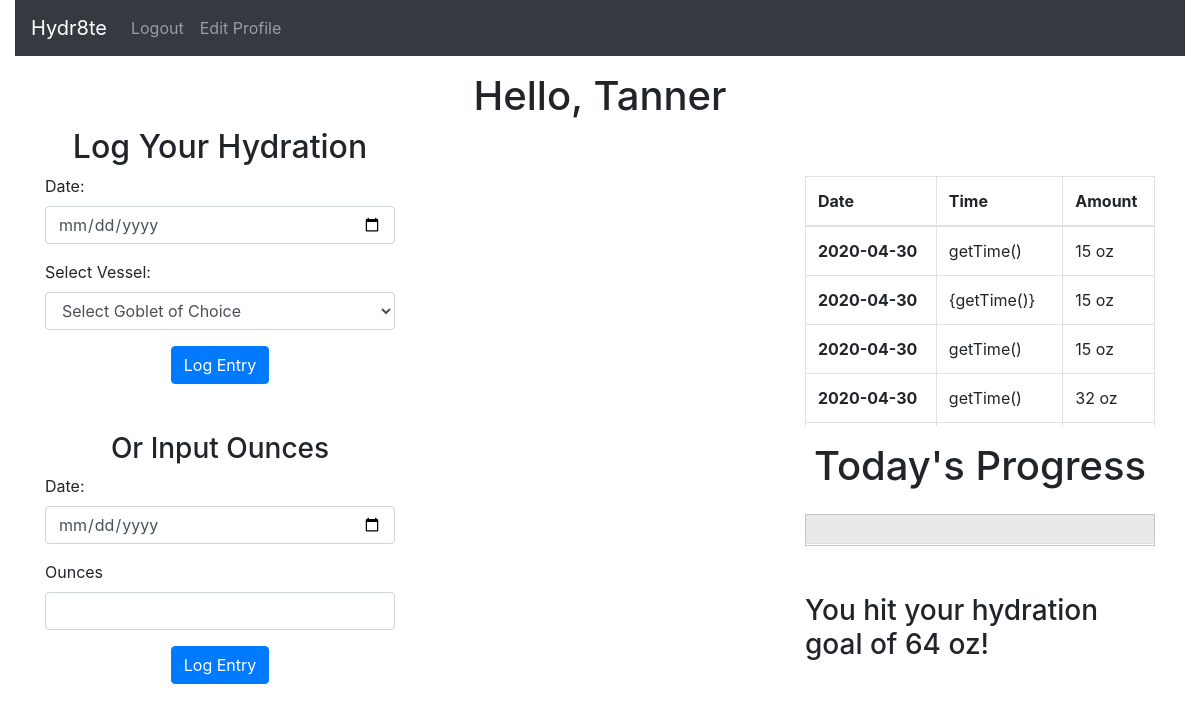
Page /home (signed in) on the committed database.
### app.py (models this page shows, shortened)
class User(db.Model):
    __tablename__ = "users"
    id = db.Column(db.Integer, primary_key=True)
    first_name = db.Column(db.String(255))
    last_name = db.Column(db.String(255))
    email = db.Column(db.String(255))
    password = db.Column(db.String(255))
    created_at = db.Column(db.DateTime, server_default=func.now())
    updated_at = db.Column(db.DateTime, server_default=func.now(), onupdate=func.now())

class Entry(db.Model):
    __tablename__ = "entries"
    id = db.Column(db.Integer, primary_key=True)
    amount = db.Column(db.Integer)
    author_id = db.Column(db.Integer, db.ForeignKey("users.id", ondelete="cascade"), nullable=False)
    author = db.relationship('User', foreign_keys=[author_id], backref="user_entries")
    entry_time = db.Column(db.String)
    consump_date = db.Column(db.String)
    created_at = db.Column(db.DateTime, server_default=func.now())
    updated_at = db.Column(db.DateTime, server_default=func.now(), onupdate=func.now())

### app.py (the view)
@app.route('/home')
def success():
    if 'user_id' not in session:
        return redirect("/")
    else:
        user = User.query.get(session['user_id'])
        all_entries_by_user = Entry.query.filter_by(author_id=session['user_id']).order_by(Entry.consump_date.desc()).all()
        date = datetime.now()
        date_str = date.strftime("%Y-%m-%d")
        print(date_str)
        consumption = Entry.query.filter_by(author_id=session['user_id']).filter_by(consump_date=date_str).all()
        print(consumption)
        today_consumption = 0
        for entry in consumption:
            today_consumption += entry.amount
        if today_consumption >= 64:
            flash("You hit your hydration goal of 64 oz!", "success")
        return render_template("home.html", user=user, entries=all_entries_by_user, consumption=today_consumption)

### templates/home.html (shortened to what this page needs)
<!DOCTYPE html>
<html lang="en">
<head>
<link rel="stylesheet" href="https://cdnjs.cloudflare.com/ajax/libs/twitter-bootstrap/4.4.1/css/bootstrap.min.css">
<link rel="stylesheet" href="https://cdnjs.cloudflare.com/ajax/libs/font-awesome/5.11.2/css/all.min.css">
</head>
<body>
  <div class="container-fluid">
    <div class="row">
      <div class="col">
        <nav class="navbar navbar-expand-lg navbar-dark bg-dark">
          <a class="navbar-brand" href="/home">Hydr8te</a>
          <div class="collapse navbar-collapse" id="navbarNav">
            <ul class="navbar-nav mr-auto">
              <li class="nav-item">
                <a class="nav-link text-white-50" href="/logout">Logout</a>
              </li>
              <li class="nav-item">
                <a class="nav-link text-white-50" href="/edit_profile">Edit Profile</a>
              </li>
            </ul>
          </div>
        </nav>
      </div>
    </div>
    <div class="container">
      <div class="row mt-3">
        <div class="col">
          <h1 class="text-center">Hello, {{ user.first_name }}</h1>
        </div>
      </div>
        <div class="row">
          <div class="col">
            <form action="/add_entry" method="POST">
              <div class="form-group">
                <h2 class="text-center">Log Your Hydration</h2>
                <label for="Date">Date: </label>
                <input type="date" class="form-control" name="consump_date" required>
              </div>
              <div class="form-group">
                <label for="amount of water">Select Vessel: </label>
                <select class="form-control" name="quantity" required>
                  <option value="" disabled selected>Select Goblet of Choice</option>
                </select>
              </div>
              <div class="d-flex justify-content-center mt-2">
                <button type="submit" class="btn btn-primary">Log Entry</button>
              </div>
            </form>
            <form action="/add_entry" method="POST">
                <h3 class="text-center mt-5">Or Input Ounces</h3>
                <div class="form-group">
                  <label for="Date">Date: </label>
                  <input type="date" class="form-control" name="consump_date" required>
                </div>
                <div class="form-group">
                  <label for="ounces">Ounces</label>
                  <input type="text" class="form-control" name="quantity" required>
                </div>
              <div class="d-flex justify-content-center mt-2">
                <button type="submit" class="btn btn-primary">Log Entry</button>
              </div>
            </form>
          </div>
          <div class="col">
          </div>
          <div class="col mt-5">
            <div style="overflow: auto; max-height: 250px; height: 250px;">
              <table class="table table-bordered">
                <thead>
                  <tr>
                    <th>Date</th>
                    <th>Time</th>
                    <th>Amount</th>
                  </tr>
                </thead>
                <tbody>
                  {% for entry in entries %}
                  <tr>
                    <th>{{ entry.consump_date }}</th>
                    <td>{{ entry.entry_time }}</td>
                    <td>{{ entry.amount }} oz</td>
                  </tr>
                  {% endfor %}
                </tbody>
              </table>
            </div>
            <h1 class="text-center mt-3 mb-4">Today's Progress</h1>
              <div id="progressbar">
              </div>
              {% with messages = get_flashed_messages(with_categories=True) %}
                  {% if messages %}
                      {% for message in messages %}
                        {% if message[0] == "success" %}
                      <h3 class="mt-5">{{message[1]}}</h3>
                        {% endif %}
                      {% endfor %}
                  {% endif %}
              {% endwith %}
          </div>
        </div>
      </div>
    </div>
<link rel="stylesheet" href="//code.jquery.com/ui/1.12.1/themes/start/jquery-ui.css">
  <link rel="stylesheet" href="https://cdnjs.cloudflare.com/ajax/libs/jqueryui/1.12.1/jquery-ui.min.css" />
</body>
</html>

### rows in the picture
User: first_name "Tanner"
Entry: consump_date "2020-04-30", entry_time "getTime()", amount "15"
Entry: consump_date "2020-04-30", entry_time "{getTime()}", amount "15"
Entry: consump_date "2020-04-30", entry_time "getTime()", amount "15"
Entry: consump_date "2020-04-30", entry_time "getTime()", amount "32"

### other values in the picture
{{ message[1] }} "You hit your hydration goal of 64 oz!"
